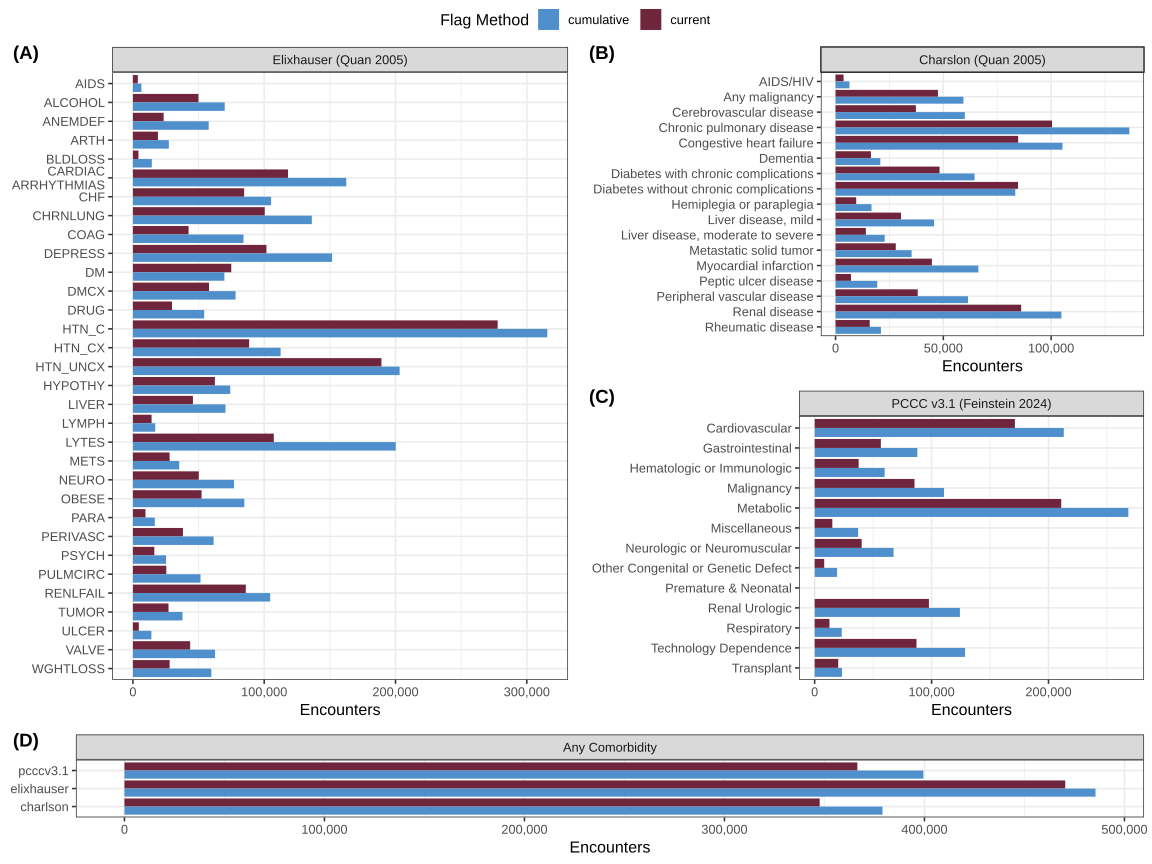

Source code (R):
objs <- readRDS("objs.rds")

# build the needed data sets for plotting
flg_charlson <-
  data.table::rbindlist(
    list(
      current    = objs$medicalcoder_charlson_current,
      cumulative = objs$medicalcoder_charlson_cumulative
    ),
    idcol = "flag.method"
  )
flg_elixhauser <-
  data.table::rbindlist(
    list(
      current    = objs$medicalcoder_elixhauser_current,
      cumulative = objs$medicalcoder_elixhauser_cumulative
    ),
    idcol = "flag.method"
  )
flg_pcccv3.1 <-
  data.table::rbindlist(
    list(
      current    = objs$medicalcoder_pcccv3.1_current,
      cumulative = objs$medicalcoder_pcccv3.1_cumulative
    ),
    idcol = "flag.method"
  )

# remove some rows which are not of interest for this graphic
flg_charlson[, cci := NULL]
flg_charlson[, age_score := NULL]
flg_charlson[, num_cmrb := NULL]

flg_elixhauser[, readmission_index := NULL]
flg_elixhauser[, mortality_index := NULL]
flg_elixhauser[, num_cmrb := NULL]

for(j in grep("_dxpr_and_tech|_dxpr_only|_tech_only", names(flg_pcccv3.1), value = TRUE)) {
  data.table::set(flg_pcccv3.1, j = j, value = NULL)
}
flg_pcccv3.1[, num_cmrb := NULL]

# melt all the data sets
flg_charlson <-
  data.table::melt(
    data = flg_charlson,
    id.vars = c("flag.method", "subject_id", "enc_seq")
  )
flg_elixhauser <-
  data.table::melt(
    data = flg_elixhauser,
    id.vars = c("flag.method", "subject_id", "enc_seq")
  )
flg_pcccv3.1 <-
  data.table::melt(
    data = flg_pcccv3.1,
    id.vars = c("flag.method", "subject_id", "enc_seq")
  )


# aggregate
flg_charlson   <- flg_charlson[, .(N = sum(value)), by = .(flag.method, variable)]
flg_elixhauser <- flg_elixhauser[, .(N = sum(value)), by = .(flag.method, variable)]
flg_pcccv3.1   <- flg_pcccv3.1[, .(N = sum(value)), by = .(flag.method, variable)]

# extract cmrb_flag
cmrb_flags <-
  data.table::rbindlist(
    list(
      charlson   = flg_charlson[variable == "cmrb_flag"],
      elixhauser = flg_elixhauser[variable == "cmrb_flag"],
      pcccv3.1   = flg_pcccv3.1[variable == "cmrb_flag"]
    ),
    idcol = "method"
  ) |> droplevels()
data.table::setnames(cmrb_flags, old = "method", new = "condition")
cmrb_flags[, condition := factor(condition, levels = c("charlson", "elixhauser", "pcccv3.1"))]

flg_charlson   <- flg_charlson[variable != "cmrb_flag"]
flg_elixhauser <- flg_elixhauser[variable != "cmrb_flag"]
flg_pcccv3.1   <- flg_pcccv3.1[variable != "cmrb_flag"]

# merge on useful descriptions for the graphic
flg_charlson <-
  merge(
    x = flg_charlson,
    y = medicalcoder::get_charlson_index_scores()[c("condition", "condition_description")],
    all.x = TRUE,
    by.x = "variable",
    by.y = "condition"
  )

data.table::setnames(flg_charlson, old = "condition_description", new = "condition")
#flg_charlson[condition == "Diabetes with chronic complications",    condition := "DM with\nchronic complications"]
#flg_charlson[condition == "Diabetes without chronic complications", condition := "DM without\nchronic complications"]
flg_charlson[, condition := factor(condition, levels = rev(sort(unique(condition))))]

data.table::setnames(flg_elixhauser, old = "variable", new = "condition")
flg_elixhauser[condition == "CARDIAC_ARRHYTHMIAS", condition := "CARDIAC\nARRHYTHMIAS"]
flg_elixhauser[, condition := factor(condition, levels = rev(sort(unique(as.character(condition)))))]

flg_pcccv3.1[, variable := sub("_dxpr_or_tech", "", variable)]

flg_pcccv3.1 <-
  merge(
    x = flg_pcccv3.1,
    y = unique(medicalcoder::get_pccc_conditions()[c("condition", "condition_label")]),
    all.x = TRUE,
    by.x = "variable",
    by.y = "condition"
  )

flg_pcccv3.1[, condition := data.table::fcase(
  variable == "any_tech_dep", "Technology Dependence",
  variable == "any_transplant", "Transplant",
  startsWith(condition_label, "Miscellaneous"), "Miscellaneous",
  default = condition_label
  )
]
flg_pcccv3.1[, condition := factor(condition, levels = rev(sort(unique(condition))))]


# build graphic
g <- function(DT) {
  ggplot2::ggplot(data = DT) +
    ggplot2::aes(x = condition, y = N, fill = flag.method) +
    ggplot2::geom_col(position = ggplot2::position_dodge()) +
    ggplot2::scale_fill_manual(
      name = "Flag Method",
      values = c("current" = "#6F263D", "cumulative" = "#4F8FCB")
    ) +
    ggplot2::scale_y_continuous(
      name = "Encounters",
      label = scales::label_comma()
    ) +
    ggplot2::theme_bw(base_size = 12) +
    ggplot2::theme(
      axis.title.y = ggplot2::element_blank(),
      legend.position = "bottom",
    ) +
    ggplot2::coord_flip()
}

out <-
  ggpubr::ggarrange(
    ggpubr::ggarrange(
      g(flg_elixhauser) + ggplot2::facet_wrap(~ "Elixhauser (Quan 2005)"),
      ggpubr::ggarrange(
        g(flg_charlson)   + ggplot2::facet_wrap(~ "Charslon (Quan 2005)"),
        g(flg_pcccv3.1)   + ggplot2::facet_wrap(~ "PCCC v3.1 (Feinstein 2024)"),
        labels = c("(B)", "(C)"),
        legend = "none",
        ncol = 1
      ),
    labels = c("(A)", ""),
    legend = FALSE,
    ncol = 2
  ),
  g(cmrb_flags) + ggplot2::facet_wrap(~ "Any Comorbidity"),
  labels = c("", "(D)"),
  common.legend = TRUE,
  ncol = 1,
  heights = c(5,1)
)

ggplot2::ggsave(
  filename = "figure2.svg",
  plot = out,
  width = 12,
  height = 9
)

################################################################################
#                                 End of File                                  #
################################################################################
